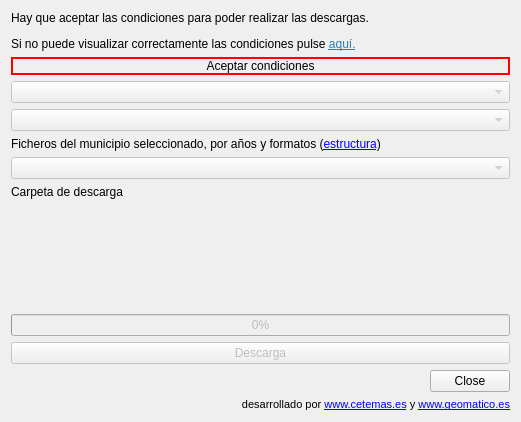
<?xml version="1.0" encoding="UTF-8"?>
<ui version="4.0">
 <class>sigpac_downloaderDialogBase</class>
 <widget class="QDialog" name="sigpac_downloaderDialogBase">
  <property name="geometry">
   <rect>
    <x>0</x>
    <y>0</y>
    <width>521</width>
    <height>422</height>
   </rect>
  </property>
  <property name="windowTitle">
   <string>SIGPAC Downloader</string>
  </property>
  <layout class="QVBoxLayout" name="verticalLayout">
   <item>
    <widget class="QLabel" name="conditionsLabel">
     <property name="sizePolicy">
      <sizepolicy hsizetype="Preferred" vsizetype="Fixed">
       <horstretch>0</horstretch>
       <verstretch>0</verstretch>
      </sizepolicy>
     </property>
     <property name="layoutDirection">
      <enum>Qt::LeftToRight</enum>
     </property>
     <property name="text">
      <string>&lt;html&gt;&lt;head/&gt;&lt;body&gt;&lt;p&gt;Hay que aceptar las condiciones para poder realizar las descargas. &lt;/p&gt;&lt;p&gt;Si no puede visualizar correctamente las condiciones pulse &lt;a href=&quot;https://www.fega.gob.es/orig/pdfs/20201215_Licencia_SIGPAC_Servicio_Descarga.pdf&quot;&gt;&lt;span style=&quot; text-decoration: underline; color:#2980b9;&quot;&gt;aquí.&lt;/span&gt;&lt;/a&gt;&lt;/p&gt;&lt;/body&gt;&lt;/html&gt;</string>
     </property>
     <property name="textFormat">
      <enum>Qt::AutoText</enum>
     </property>
    </widget>
   </item>
   <item>
    <widget class="QPushButton" name="btnOpenBrowser">
     <property name="styleSheet">
      <string notr="true">border: 2px solid red;</string>
     </property>
     <property name="text">
      <string>Aceptar condiciones</string>
     </property>
    </widget>
   </item>
   <item>
    <widget class="QComboBox" name="comboBox_province">
     <property name="enabled">
      <bool>false</bool>
     </property>
    </widget>
   </item>
   <item>
    <widget class="QComboBox" name="comboBox_municipality">
     <property name="enabled">
      <bool>false</bool>
     </property>
    </widget>
   </item>
   <item>
    <widget class="QLabel" name="label">
     <property name="text">
      <string>Ficheros del municipio seleccionado, por años y formatos (&lt;a href='https://www.fega.gob.es/orig/pdfs/202201_Informacion_servicio_descargas_SIGPAC.pdf' target='_blank'&gt;estructura&lt;/a&gt;)</string>
     </property>
    </widget>
   </item>
   <item>
    <widget class="QComboBox" name="comboBox_files">
     <property name="enabled">
      <bool>false</bool>
     </property>
    </widget>
   </item>
   <item>
    <widget class="QLabel" name="label_2">
     <property name="text">
      <string>Carpeta de descarga</string>
     </property>
    </widget>
   </item>
   <item>
    <widget class="QgsFileWidget" name="mQgsFileWidget">
     <property name="enabled">
      <bool>false</bool>
     </property>
     <property name="storageMode">
      <enum>QgsFileWidget::GetDirectory</enum>
     </property>
    </widget>
   </item>
   <item>
    <spacer name="verticalSpacer">
     <property name="orientation">
      <enum>Qt::Vertical</enum>
     </property>
     <property name="sizeHint" stdset="0">
      <size>
       <width>20</width>
       <height>40</height>
      </size>
     </property>
    </spacer>
   </item>
   <item>
    <widget class="QLabel" name="lblInfo">
     <property name="text">
      <string/>
     </property>
    </widget>
   </item>
   <item>
    <widget class="QProgressBar" name="progressBar">
     <property name="enabled">
      <bool>false</bool>
     </property>
     <property name="value">
      <number>0</number>
     </property>
    </widget>
   </item>
   <item>
    <widget class="QPushButton" name="btnDownload">
     <property name="enabled">
      <bool>false</bool>
     </property>
     <property name="text">
      <string>Descarga</string>
     </property>
    </widget>
   </item>
   <item>
    <widget class="QDialogButtonBox" name="btnCancel">
     <property name="orientation">
      <enum>Qt::Horizontal</enum>
     </property>
     <property name="standardButtons">
      <set>QDialogButtonBox::Close</set>
     </property>
    </widget>
   </item>
   <item>
    <widget class="QLabel" name="providerLabel">
     <property name="font">
      <font>
       <pointsize>8</pointsize>
      </font>
     </property>
     <property name="text">
      <string>desarrollado por &lt;a href='http://www.cetemas.es' target='_blank'&gt;www.cetemas.es&lt;/a&gt; y &lt;a href='https://www.geomatico.es' target='_blank'&gt;www.geomatico.es&lt;/a&gt;</string>
     </property>
     <property name="alignment">
      <set>Qt::AlignRight|Qt::AlignTrailing|Qt::AlignVCenter</set>
     </property>
     <property name="openExternalLinks">
      <bool>true</bool>
     </property>
    </widget>
   </item>
  </layout>
 </widget>
 <customwidgets>
  <customwidget>
   <class>QgsFileWidget</class>
   <extends>QWidget</extends>
   <header>qgsfilewidget.h</header>
  </customwidget>
 </customwidgets>
 <resources/>
 <connections>
  <connection>
   <sender>btnCancel</sender>
   <signal>accepted()</signal>
   <receiver>sigpac_downloaderDialogBase</receiver>
   <slot>accept()</slot>
   <hints>
    <hint type="sourcelabel">
     <x>20</x>
     <y>20</y>
    </hint>
    <hint type="destinationlabel">
     <x>20</x>
     <y>20</y>
    </hint>
   </hints>
  </connection>
  <connection>
   <sender>btnCancel</sender>
   <signal>rejected()</signal>
   <receiver>sigpac_downloaderDialogBase</receiver>
   <slot>reject()</slot>
   <hints>
    <hint type="sourcelabel">
     <x>20</x>
     <y>20</y>
    </hint>
    <hint type="destinationlabel">
     <x>20</x>
     <y>20</y>
    </hint>
   </hints>
  </connection>
 </connections>
</ui>
